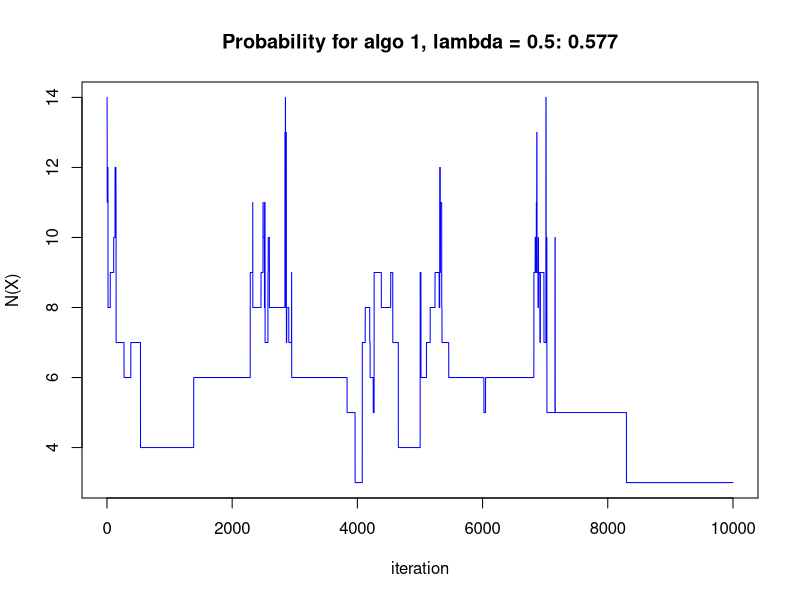

The R script that drew this image: (Note: this script raises an error after producing the figure.)
## * Compute neighboring matrix
M1_base <- cbind(diag(3), rep(0, 3)) + cbind(rep(0, 3), -diag(3))
M1 <- rbind(
  cbind(M1_base, matrix(0, 3, 12)),
  cbind(matrix(0, 3, 4), M1_base, matrix(0, 3, 8)),
  cbind(matrix(0, 3, 8), M1_base, matrix(0, 3, 4)),
  cbind(matrix(0, 3, 12), M1_base))
M2_base <- cbind(diag(4), -diag(4))
M2 <- rbind(
  cbind(M2_base, matrix(0, 4, 8)),
  cbind(matrix(0, 4, 4), M2_base, matrix(0, 4, 4)),
  cbind(matrix(0, 4, 8), M2_base))
M <- rbind(M1, M2)

D <- function(V) {
  X <- matrix(V, 4, 4)
  sum(abs(diff(X, 1, 1))) + sum(abs(diff(t(X), 1, 1)))
}

## test
V1 <- c(1, 0, 0, 0, 0, 0, 0, 0, 0, 0, 0, 0, 0, 0, 0, 0)
print(sprintf("For example 1, D(X) = %i", sum(abs(M %*% V1))))
V2 <- c(1, 0, 0, 0, 1, 1, 0, 0, 0, 0, 0, 0, 0, 0, 0, 0)
print(sprintf("For example 2, D(X) = %i", sum(abs(M %*% V2))))

## * Metropolis-Hastings algorithm
metropolis <- function(true_dens, prop_func,
                       X_init, sample_size, lambda) {
  X <- X_init
  samples <- matrix(NA, sample_size, length(X_init))
  accept_rate <- rep(0, sample_size)
  for (i in 1:sample_size) {
    X_new <- prop_func(X)
    alpha <- min(1, true_dens(X_new, lambda) / true_dens(X, lambda))
    U <- runif(1)
    if (U < alpha) {
      samples[i, ] <- X_new
      X <- X_new
      accept_rate[i] <- 1
    } else {
      samples[i, ] <- X
    }
  }
  return(list(samples = samples, accept_rate = accept_rate))
}

true_dens <- function(V, lambda) {
  N_X <- sum(V)
  D_X <- D(V) #sum(abs(M %*% V))
  0.8^N_X * 0.2^(16 - N_X) * exp(-lambda * D_X)
}

diag_all_one <- function(V) {
  X <- matrix(V, 4, 4)
  all(diag(X) == 1)
}

## * MH1
prop_func1 <- function(X) {
  rbinom(16, 1, 0.5)
}

V <- matrix(0, 4, 4)
sample_size <- 10000
result <- metropolis(true_dens, prop_func1, V, sample_size, 0.5)
samples <- result$samples
plot(1:sample_size, apply(samples, 1, D),
  type = "l", col = "blue", xlab = "iteration", ylab = "N(X)",
  main = sprintf("Probability for algo 1, lambda = 0.5: %.3f",
    mean(apply(samples, 1, diag_all_one))))

samples <- metropolis(true_dens, prop_func1, V, sample_size, 1)
plot(1:sample_size, apply(samples, 1, D),
  type = "l", col = "blue", xlab = "iteration", ylab = "N(X)",
  main = sprintf("Probability for algo 1, lambda = 1: %.3f",
    mean(apply(samples, 1, diag_all_one))))

## * MH2
prop_func2 <- function(X) {
  idx <- sample(16, 1, replace = TRUE, prob = rep(1 / 16, 16))
  X[idx] <- rbinom(1, 1, 0.5)
  return(X)
}

result <- metropolis(true_dens, prop_func2, V, sample_size, 0.5)
samples <- result$samples
plot(1:sample_size, apply(samples, 1, D),
  type = "l", col = "blue", xlab = "iteration", ylab = "N(X)",
  main = sprintf("Probability for algo 2, lambda = 0.5: %.3f",
    mean(apply(samples, 1, diag_all_one))))

result <- metropolis(true_dens, prop_func2, V, sample_size, 1)
samples <- result$samples
plot(1:sample_size, apply(samples, 1, D),
  type = "l", col = "blue", xlab = "iteration", ylab = "N(X)",
  main = sprintf("Probability for algo 2, lambda = 1: %.3f",
    mean(apply(samples, 1, diag_all_one))))

## * MH3
sample_size <- 100000
lambda <- 1
V <- V2
X <- matrix(V, 4, 4)
samples <- matrix(NA, sample_size, length(V))
for (i in 1:sample_size) {
  ## diagonal
  X.star <- X
  diag(X.star) <- rbinom(4, 1, 0.5)
  alpha <- min(1, true_dens(c(X.star), lambda) / true_dens(c(X), lambda))
  U <- runif(1)
  if (U < alpha) {
    samples[i, ] <- c(X.star)
    X <- X.star
  } else {
    samples[i, ] <- c(X)
  }
  ## off-diagonal
  X.star <- X
  X.star[col(X.star) != row(X.star)] <- rbinom(12, 1, 0.5)
  alpha <- min(1, true_dens(c(X.star), lambda) / true_dens(c(X), lambda))
  U <- runif(1)
  if (U < alpha) {
    samples[i, ] <- c(X.star)
    X <- X.star
  } else {
    samples[i, ] <- c(X)
  }
}

plot(1:sample_size, apply(samples, 1, D),
  type = "l", col = "blue", xlab = "iteration", ylab = "N(X)",
  main = sprintf(
    "Probability for algo 3, lambda = 1: %.3f",
    mean(apply(samples, 1, diag_all_one))))
